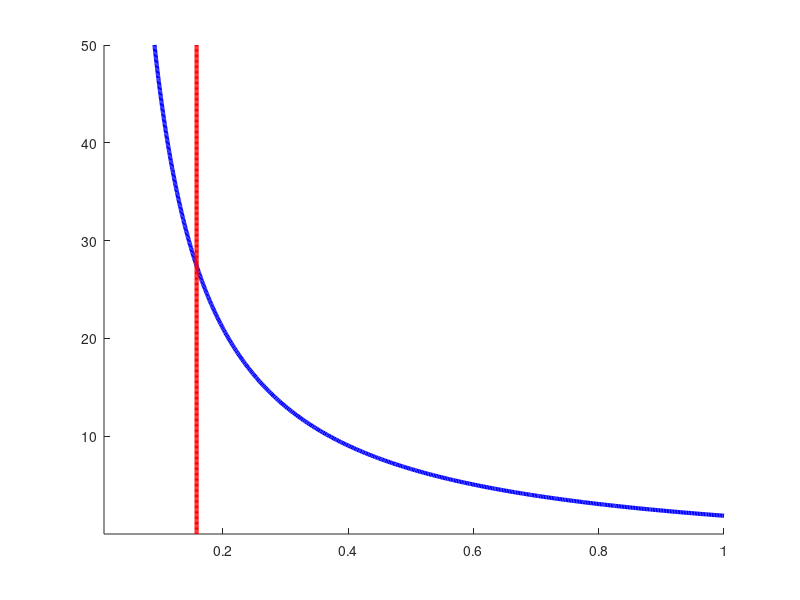

Write the MATLAB code that produced this figure. (Note: this script raises an error after producing the figure.)
% Null Isocline Determination

% Purpose: Use this code to determine a potential equilibrium of the model
% using appropriate input variables. The model plots the null-isoclines
% (i.e. the graphs where dW/dt = 0 and dP/dt = 0 respectively. 

% Use: Leave the parameters as they are, for a proper comparison to the modeled
% research questions. If you want to check for another equilibrium, feel
% free to change the parameters:

% Color for our Model
redlight = [1, 0.4, 0.4];

% Model Parameters
PPT = 0.8; 
e = 10;
k1 = 3;
k2 = 5;
W0 = 0.2;
cmax = 0.5;
d = 0.1;
b = 0.15;
rw = 0.1;

% Grid, to represent every point in our Area of Interest
W = linspace(0.01, 1, 400);
P = linspace(0.01, 50, 400);
[Wg, Pg] = meshgrid(W, P);

% Calculate the Derivatives at every position in our grid
dWdt = PPT .* ((Pg + k2*W0) ./ (Pg + k2)) ...
       - (cmax .* Wg ./ (Wg + k1)) .* Pg ...
       - rw .* Wg;

dPdt = e .* (cmax .* (Wg ./ (Wg + k1))) .* Pg ...
       - (d+b) .* Pg;

% Plot our derivatives only if they are 0
figure; hold on;

contour(Wg, Pg, dWdt, [0 0], 'b', 'LineWidth', 3); 
contour(Wg, Pg, dPdt, [0 0], 'r', 'LineWidth', 3); 
yline(0, 'Color', redlight , 'LineWidth', 3)

xlabel('Soil water W');
ylabel('Plant biomass P');
title('Null Isoclines and Equilibrium Point');
legend('W-nullcline (computationally determined)', 'P-nullcline (non-trivial)', 'P-nullcline (trivial)', 'Location', 'NorthEast');

xlim([0 1]);
ylim([0 50]);
grid on; box on;